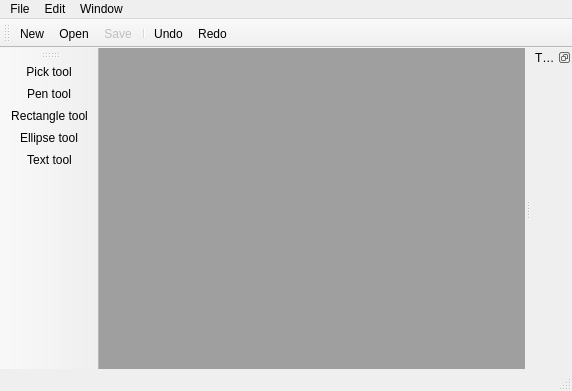
<?xml version="1.0" encoding="UTF-8"?>
<ui version="4.0">
 <class>MainWindow</class>
 <widget class="QMainWindow" name="MainWindow">
  <property name="geometry">
   <rect>
    <x>0</x>
    <y>0</y>
    <width>572</width>
    <height>391</height>
   </rect>
  </property>
  <property name="windowTitle">
   <string notr="true">Draw</string>
  </property>
  <property name="windowIcon">
   <iconset resource="images.qrc">
    <normaloff>:/images/app-icon.svg</normaloff>:/images/app-icon.svg</iconset>
  </property>
  <widget class="QWidget" name="centralwidget">
   <layout class="QGridLayout" name="gridLayout">
    <property name="margin">
     <number>0</number>
    </property>
    <item row="0" column="0">
     <widget class="QMdiArea" name="mdiArea">
      <property name="documentMode">
       <bool>true</bool>
      </property>
      <widget class="QWidget" name="widget">
       <property name="windowTitle">
        <string/>
       </property>
      </widget>
     </widget>
    </item>
   </layout>
  </widget>
  <widget class="QMenuBar" name="menubar">
   <property name="geometry">
    <rect>
     <x>0</x>
     <y>0</y>
     <width>572</width>
     <height>21</height>
    </rect>
   </property>
   <widget class="QMenu" name="menuFile">
    <property name="title">
     <string>File</string>
    </property>
    <addaction name="actionNew"/>
    <addaction name="actionOpen"/>
    <addaction name="actionClose"/>
    <addaction name="actionSave"/>
    <addaction name="actionSaveAs"/>
    <addaction name="separator"/>
    <addaction name="actionExit"/>
   </widget>
   <widget class="QMenu" name="menuEdit">
    <property name="title">
     <string>Edit</string>
    </property>
    <addaction name="actionUndo"/>
    <addaction name="actionRedo"/>
   </widget>
   <widget class="QMenu" name="menuWindow">
    <property name="title">
     <string>Window</string>
    </property>
   </widget>
   <addaction name="menuFile"/>
   <addaction name="menuEdit"/>
   <addaction name="menuWindow"/>
  </widget>
  <widget class="QStatusBar" name="statusbar"/>
  <widget class="QToolBar" name="drawingToolBar">
   <property name="windowTitle">
    <string>Drawing tools</string>
   </property>
   <attribute name="toolBarArea">
    <enum>LeftToolBarArea</enum>
   </attribute>
   <attribute name="toolBarBreak">
    <bool>false</bool>
   </attribute>
   <addaction name="actionSelectPickTool"/>
   <addaction name="actionSelectPenTool"/>
   <addaction name="actionSelectRectangleTool"/>
   <addaction name="actionSelectEllipseTool"/>
   <addaction name="actionSelectTextTool"/>
  </widget>
  <widget class="QToolBar" name="mainToolBar">
   <property name="windowTitle">
    <string>Main toolbar</string>
   </property>
   <attribute name="toolBarArea">
    <enum>TopToolBarArea</enum>
   </attribute>
   <attribute name="toolBarBreak">
    <bool>false</bool>
   </attribute>
   <addaction name="actionNew"/>
   <addaction name="actionOpen"/>
   <addaction name="actionSave"/>
   <addaction name="separator"/>
   <addaction name="actionUndo"/>
   <addaction name="actionRedo"/>
  </widget>
  <widget class="QDockWidget" name="toolOptionsDock">
   <property name="features">
    <set>QDockWidget::DockWidgetFloatable|QDockWidget::DockWidgetMovable</set>
   </property>
   <property name="allowedAreas">
    <set>Qt::LeftDockWidgetArea|Qt::RightDockWidgetArea</set>
   </property>
   <property name="windowTitle">
    <string>Tool Options</string>
   </property>
   <attribute name="dockWidgetArea">
    <number>2</number>
   </attribute>
   <widget class="QWidget" name="toolOptions"/>
  </widget>
  <action name="actionNew">
   <property name="icon">
    <iconset resource="images.qrc">
     <normaloff>:/images/document-new.svg</normaloff>:/images/document-new.svg</iconset>
   </property>
   <property name="text">
    <string>&amp;New</string>
   </property>
   <property name="toolTip">
    <string>Create new, empty drawing</string>
   </property>
   <property name="shortcut">
    <string>Ctrl+N</string>
   </property>
  </action>
  <action name="actionUndo">
   <property name="icon">
    <iconset resource="images.qrc">
     <normaloff>:/images/edit-undo.svg</normaloff>:/images/edit-undo.svg</iconset>
   </property>
   <property name="text">
    <string>Undo</string>
   </property>
   <property name="toolTip">
    <string>Undo previous action</string>
   </property>
   <property name="shortcut">
    <string>Ctrl+Z</string>
   </property>
  </action>
  <action name="actionRedo">
   <property name="icon">
    <iconset resource="images.qrc">
     <normaloff>:/images/edit-redo.svg</normaloff>:/images/edit-redo.svg</iconset>
   </property>
   <property name="text">
    <string>Redo</string>
   </property>
   <property name="toolTip">
    <string>Redo previously undone action</string>
   </property>
   <property name="shortcut">
    <string>Ctrl+Y</string>
   </property>
  </action>
  <action name="actionSave">
   <property name="enabled">
    <bool>false</bool>
   </property>
   <property name="icon">
    <iconset resource="images.qrc">
     <normaloff>:/images/document-save.svg</normaloff>:/images/document-save.svg</iconset>
   </property>
   <property name="text">
    <string>&amp;Save</string>
   </property>
   <property name="toolTip">
    <string>Save current drawing</string>
   </property>
   <property name="shortcut">
    <string>Ctrl+S</string>
   </property>
  </action>
  <action name="actionOpen">
   <property name="icon">
    <iconset resource="images.qrc">
     <normaloff>:/images/document-open.svg</normaloff>:/images/document-open.svg</iconset>
   </property>
   <property name="text">
    <string>&amp;Open</string>
   </property>
   <property name="toolTip">
    <string>Open existing drawing</string>
   </property>
   <property name="shortcut">
    <string>Ctrl+O</string>
   </property>
  </action>
  <action name="actionSelectPickTool">
   <property name="checkable">
    <bool>true</bool>
   </property>
   <property name="icon">
    <iconset resource="images.qrc">
     <normaloff>:/images/select-normal.svg</normaloff>:/images/select-normal.svg</iconset>
   </property>
   <property name="text">
    <string>Pick tool</string>
   </property>
   <property name="toolTip">
    <string>Select objects</string>
   </property>
  </action>
  <action name="actionSelectRectangleTool">
   <property name="checkable">
    <bool>true</bool>
   </property>
   <property name="icon">
    <iconset resource="images.qrc">
     <normaloff>:/images/draw-rectangle.svg</normaloff>:/images/draw-rectangle.svg</iconset>
   </property>
   <property name="text">
    <string>Rectangle tool</string>
   </property>
   <property name="toolTip">
    <string>Draw rectangles</string>
   </property>
  </action>
  <action name="actionSelectEllipseTool">
   <property name="checkable">
    <bool>true</bool>
   </property>
   <property name="icon">
    <iconset resource="images.qrc">
     <normaloff>:/images/draw-ellipse.svg</normaloff>:/images/draw-ellipse.svg</iconset>
   </property>
   <property name="text">
    <string>Ellipse tool</string>
   </property>
   <property name="toolTip">
    <string>Draw ellipses</string>
   </property>
  </action>
  <action name="actionSelectTextTool">
   <property name="checkable">
    <bool>true</bool>
   </property>
   <property name="icon">
    <iconset resource="images.qrc">
     <normaloff>:/images/draw-text.svg</normaloff>:/images/draw-text.svg</iconset>
   </property>
   <property name="text">
    <string>Text tool</string>
   </property>
   <property name="toolTip">
    <string>Add text to your drawing</string>
   </property>
  </action>
  <action name="actionSelectPenTool">
   <property name="checkable">
    <bool>true</bool>
   </property>
   <property name="icon">
    <iconset resource="images.qrc">
     <normaloff>:/images/draw-freehand.svg</normaloff>:/images/draw-freehand.svg</iconset>
   </property>
   <property name="text">
    <string>Pen tool</string>
   </property>
   <property name="toolTip">
    <string>Draw lines</string>
   </property>
  </action>
  <action name="actionClose">
   <property name="enabled">
    <bool>false</bool>
   </property>
   <property name="text">
    <string>&amp;Close</string>
   </property>
   <property name="toolTip">
    <string>Close current drawing</string>
   </property>
  </action>
  <action name="actionSaveAs">
   <property name="enabled">
    <bool>false</bool>
   </property>
   <property name="text">
    <string>Save &amp;As...</string>
   </property>
   <property name="toolTip">
    <string>Save current drawing as a new file</string>
   </property>
  </action>
  <action name="actionExit">
   <property name="text">
    <string>Exit</string>
   </property>
   <property name="toolTip">
    <string>Exit application</string>
   </property>
  </action>
 </widget>
 <resources>
  <include location="images.qrc"/>
 </resources>
 <connections/>
</ui>
